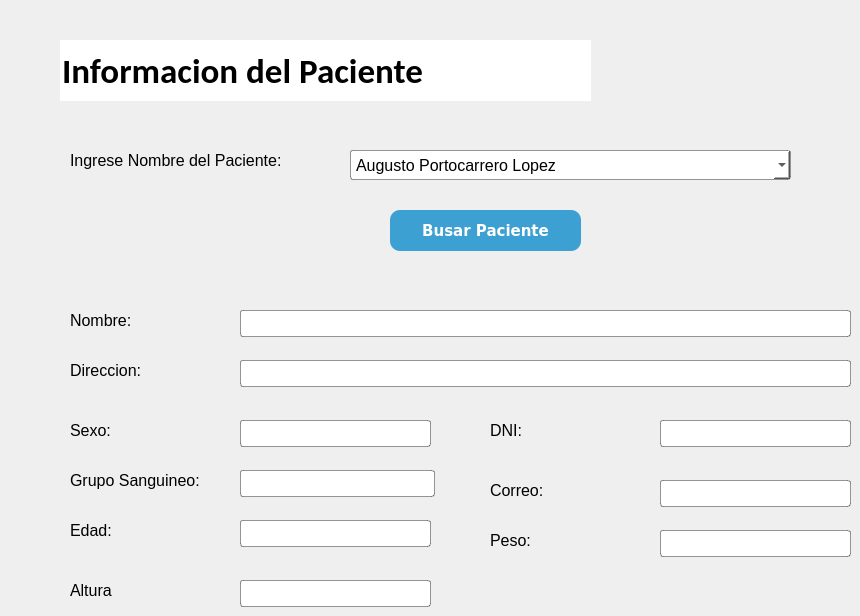
      <widget class="QWidget" name="tab_11">
       <attribute name="title">
        <string>Informacion Paciente</string>
       </attribute>
       <widget class="QPushButton" name="pushButton_2">
        <property name="enabled">
         <bool>true</bool>
        </property>
        <property name="geometry">
         <rect>
          <x>390</x>
          <y>210</y>
          <width>191</width>
          <height>41</height>
         </rect>
        </property>
        <property name="font">
         <font>
          <family>Verdana</family>
          <pointsize>11</pointsize>
          <weight>75</weight>
          <italic>false</italic>
          <bold>true</bold>
         </font>
        </property>
        <property name="cursor">
         <cursorShape>PointingHandCursor</cursorShape>
        </property>
        <property name="styleSheet">
         <string notr="true">background-color: rgb(60, 160, 210); 
border-radius: 10px; 
color: rgb(255, 255, 255)
</string>
        </property>
        <property name="text">
         <string>Busar Paciente</string>
        </property>
        <property name="icon">
         <iconset>
          <normaloff>../../.designer/backup/Iconos/historialmedico.png</normaloff>../../.designer/backup/Iconos/historialmedico.png</iconset>
        </property>
        <property name="iconSize">
         <size>
          <width>35</width>
          <height>35</height>
         </size>
        </property>
       </widget>
       <widget class="QLabel" name="label_24">
        <property name="geometry">
         <rect>
          <x>490</x>
          <y>420</y>
          <width>61</width>
          <height>21</height>
         </rect>
        </property>
        <property name="font">
         <font>
          <family>Arial</family>
          <pointsize>12</pointsize>
         </font>
        </property>
        <property name="styleSheet">
         <string notr="true">border-width: 0px</string>
        </property>
        <property name="text">
         <string>DNI:</string>
        </property>
       </widget>
       <widget class="QLineEdit" name="lineEdit_28">
        <property name="geometry">
         <rect>
          <x>240</x>
          <y>310</y>
          <width>611</width>
          <height>27</height>
         </rect>
        </property>
        <property name="font">
         <font>
          <family>Arial</family>
          <pointsize>12</pointsize>
         </font>
        </property>
        <property name="styleSheet">
         <string notr="true">background-color: rgb(255, 255, 255); border: 1px solid rgba(0,0,0, 0.4); border-radius: 3px</string>
        </property>
        <property name="text">
         <string/>
        </property>
        <property name="readOnly">
         <bool>false</bool>
        </property>
       </widget>
       <widget class="QLineEdit" name="lineEdit_27">
        <property name="geometry">
         <rect>
          <x>660</x>
          <y>530</y>
          <width>191</width>
          <height>27</height>
         </rect>
        </property>
        <property name="font">
         <font>
          <family>Arial</family>
          <pointsize>12</pointsize>
         </font>
        </property>
        <property name="cursor">
         <cursorShape>IBeamCursor</cursorShape>
        </property>
        <property name="styleSheet">
         <string notr="true">background-color: rgb(255, 255, 255);  border: 1px solid rgba(0,0,0, 0.4); border-radius: 3px</string>
        </property>
        <property name="inputMethodHints">
         <set>Qt::ImhDigitsOnly|Qt::ImhFormattedNumbersOnly</set>
        </property>
        <property name="text">
         <string/>
        </property>
        <property name="readOnly">
         <bool>false</bool>
        </property>
       </widget>
       <widget class="QLineEdit" name="lineEdit_12">
        <property name="geometry">
         <rect>
          <x>60</x>
          <y>40</y>
          <width>531</width>
          <height>61</height>
         </rect>
        </property>
        <property name="font">
         <font>
          <family>Calibri</family>
          <pointsize>26</pointsize>
          <weight>75</weight>
          <bold>true</bold>
         </font>
        </property>
        <property name="styleSheet">
         <string notr="true">border: none; background-image: transparent</string>
        </property>
        <property name="text">
         <string>Informacion del Paciente</string>
        </property>
       </widget>
       <widget class="QLabel" name="label_31">
        <property name="geometry">
         <rect>
          <x>70</x>
          <y>150</y>
          <width>261</width>
          <height>21</height>
         </rect>
        </property>
        <property name="font">
         <font>
          <family>Arial</family>
          <pointsize>12</pointsize>
         </font>
        </property>
        <property name="styleSheet">
         <string notr="true">border-width: 0px</string>
        </property>
        <property name="text">
         <string>Ingrese Nombre del Paciente:</string>
        </property>
       </widget>
       <widget class="QLineEdit" name="lineEdit_26">
        <property name="geometry">
         <rect>
          <x>240</x>
          <y>520</y>
          <width>191</width>
          <height>27</height>
         </rect>
        </property>
        <property name="font">
         <font>
          <family>Arial</family>
          <pointsize>12</pointsize>
         </font>
        </property>
        <property name="cursor">
         <cursorShape>IBeamCursor</cursorShape>
        </property>
        <property name="styleSheet">
         <string notr="true">background-color: rgb(255, 255, 255);  border: 1px solid rgba(0,0,0, 0.4); border-radius: 3px</string>
        </property>
        <property name="inputMethodHints">
         <set>Qt::ImhDigitsOnly|Qt::ImhFormattedNumbersOnly</set>
        </property>
        <property name="text">
         <string/>
        </property>
        <property name="readOnly">
         <bool>false</bool>
        </property>
       </widget>
       <widget class="QLabel" name="label_25">
        <property name="geometry">
         <rect>
          <x>70</x>
          <y>520</y>
          <width>61</width>
          <height>21</height>
         </rect>
        </property>
        <property name="font">
         <font>
          <family>Arial</family>
          <pointsize>12</pointsize>
         </font>
        </property>
        <property name="styleSheet">
         <string notr="true">border-width: 0px</string>
        </property>
        <property name="text">
         <string>Edad:</string>
        </property>
       </widget>
       <widget class="QLineEdit" name="lineEdit_25">
        <property name="geometry">
         <rect>
          <x>660</x>
          <y>480</y>
          <width>191</width>
          <height>27</height>
         </rect>
        </property>
        <property name="font">
         <font>
          <family>Arial</family>
          <pointsize>12</pointsize>
         </font>
        </property>
        <property name="cursor">
         <cursorShape>IBeamCursor</cursorShape>
        </property>
        <property name="styleSheet">
         <string notr="true">background-color: rgb(255, 255, 255);  border: 1px solid rgba(0,0,0, 0.4); border-radius: 3px</string>
        </property>
        <property name="inputMethodHints">
         <set>Qt::ImhDigitsOnly|Qt::ImhFormattedNumbersOnly</set>
        </property>
        <property name="text">
         <string/>
        </property>
        <property name="readOnly">
         <bool>false</bool>
        </property>
       </widget>
       <widget class="QLabel" name="label_29">
        <property name="geometry">
         <rect>
          <x>490</x>
          <y>480</y>
          <width>131</width>
          <height>21</height>
         </rect>
        </property>
        <property name="font">
         <font>
          <family>Arial</family>
          <pointsize>12</pointsize>
         </font>
        </property>
        <property name="styleSheet">
         <string notr="true">border-width: 0px</string>
        </property>
        <property name="text">
         <string>Correo:</string>
        </property>
       </widget>
       <widget class="QLineEdit" name="lineEdit_23">
        <property name="geometry">
         <rect>
          <x>660</x>
          <y>420</y>
          <width>191</width>
          <height>27</height>
         </rect>
        </property>
        <property name="font">
         <font>
          <family>Arial</family>
          <pointsize>12</pointsize>
         </font>
        </property>
        <property name="cursor">
         <cursorShape>IBeamCursor</cursorShape>
        </property>
        <property name="styleSheet">
         <string notr="true">background-color: rgb(255, 255, 255);  border: 1px solid rgba(0,0,0, 0.4); border-radius: 3px</string>
        </property>
        <property name="inputMethodHints">
         <set>Qt::ImhDigitsOnly|Qt::ImhFormattedNumbersOnly</set>
        </property>
        <property name="text">
         <string/>
        </property>
        <property name="readOnly">
         <bool>false</bool>
        </property>
       </widget>
       <widget class="QLineEdit" name="lineEdit_30">
        <property name="geometry">
         <rect>
          <x>240</x>
          <y>580</y>
          <width>191</width>
          <height>27</height>
         </rect>
        </property>
        <property name="font">
         <font>
          <family>Arial</family>
          <pointsize>12</pointsize>
         </font>
        </property>
        <property name="cursor">
         <cursorShape>IBeamCursor</cursorShape>
        </property>
        <property name="styleSheet">
         <string notr="true">background-color: rgb(255, 255, 255);  border: 1px solid rgba(0,0,0, 0.4); border-radius: 3px</string>
        </property>
        <property name="inputMethodHints">
         <set>Qt::ImhDigitsOnly|Qt::ImhFormattedNumbersOnly</set>
        </property>
        <property name="text">
         <string/>
        </property>
        <property name="readOnly">
         <bool>false</bool>
        </property>
       </widget>
       <widget class="QLabel" name="label_27">
        <property name="geometry">
         <rect>
          <x>70</x>
          <y>420</y>
          <width>131</width>
          <height>21</height>
         </rect>
        </property>
        <property name="font">
         <font>
          <family>Arial</family>
          <pointsize>12</pointsize>
          <weight>50</weight>
          <bold>false</bold>
         </font>
        </property>
        <property name="styleSheet">
         <string notr="true">border-width: 0px</string>
        </property>
        <property name="text">
         <string>Sexo:</string>
        </property>
       </widget>
       <widget class="QLineEdit" name="lineEdit_24">
        <property name="geometry">
         <rect>
          <x>240</x>
          <y>360</y>
          <width>611</width>
          <height>27</height>
         </rect>
        </property>
        <property name="font">
         <font>
          <family>Arial</family>
          <pointsize>12</pointsize>
         </font>
        </property>
        <property name="cursor">
         <cursorShape>IBeamCursor</cursorShape>
        </property>
        <property name="styleSheet">
         <string notr="true">background-color: rgb(255, 255, 255);  border: 1px solid rgba(0,0,0, 0.4); border-radius: 3px</string>
        </property>
        <property name="inputMethodHints">
         <set>Qt::ImhDigitsOnly|Qt::ImhFormattedNumbersOnly</set>
        </property>
        <property name="text">
         <string/>
        </property>
        <property name="readOnly">
         <bool>false</bool>
        </property>
       </widget>
       <widget class="QLineEdit" name="lineEdit_29">
        <property name="geometry">
         <rect>
          <x>240</x>
          <y>420</y>
          <width>191</width>
          <height>27</height>
         </rect>
        </property>
        <property name="font">
         <font>
          <family>Arial</family>
          <pointsize>12</pointsize>
         </font>
        </property>
        <property name="styleSheet">
         <string notr="true">background-color: rgb(255, 255, 255); border: 1px solid rgba(0,0,0, 0.4); border-radius: 3px</string>
        </property>
        <property name="text">
         <string/>
        </property>
        <property name="readOnly">
         <bool>false</bool>
        </property>
       </widget>
       <widget class="QLabel" name="label_30">
        <property name="geometry">
         <rect>
          <x>490</x>
          <y>530</y>
          <width>61</width>
          <height>21</height>
         </rect>
        </property>
        <property name="font">
         <font>
          <family>Arial</family>
          <pointsize>12</pointsize>
         </font>
        </property>
        <property name="styleSheet">
         <string notr="true">border-width: 0px</string>
        </property>
        <property name="text">
         <string>Peso:</string>
        </property>
       </widget>
       <widget class="QLineEdit" name="lineEdit_22">
        <property name="geometry">
         <rect>
          <x>240</x>
          <y>470</y>
          <width>195</width>
          <height>27</height>
         </rect>
        </property>
        <property name="font">
         <font>
          <family>Arial</family>
          <pointsize>12</pointsize>
         </font>
        </property>
        <property name="cursor">
         <cursorShape>IBeamCursor</cursorShape>
        </property>
        <property name="styleSheet">
         <string notr="true">background-color: rgb(255, 255, 255);  border: 1px solid rgba(0,0,0, 0.4); border-radius: 3px</string>
        </property>
        <property name="inputMethodHints">
         <set>Qt::ImhDigitsOnly|Qt::ImhFormattedNumbersOnly</set>
        </property>
        <property name="text">
         <string/>
        </property>
        <property name="readOnly">
         <bool>false</bool>
        </property>
       </widget>
       <widget class="QLabel" name="label_32">
        <property name="geometry">
         <rect>
          <x>70</x>
          <y>580</y>
          <width>61</width>
          <height>21</height>
         </rect>
        </property>
        <property name="font">
         <font>
          <family>Arial</family>
          <pointsize>12</pointsize>
         </font>
        </property>
        <property name="styleSheet">
         <string notr="true">border-width: 0px</string>
        </property>
        <property name="text">
         <string>Altura</string>
        </property>
       </widget>
       <widget class="QLabel" name="label_28">
        <property name="geometry">
         <rect>
          <x>70</x>
          <y>470</y>
          <width>161</width>
          <height>21</height>
         </rect>
        </property>
        <property name="font">
         <font>
          <family>Arial</family>
          <pointsize>12</pointsize>
         </font>
        </property>
        <property name="styleSheet">
         <string notr="true">border-width: 0px</string>
        </property>
        <property name="text">
         <string>Grupo Sanguineo:</string>
        </property>
       </widget>
       <widget class="QLabel" name="label_26">
        <property name="geometry">
         <rect>
          <x>70</x>
          <y>360</y>
          <width>131</width>
          <height>21</height>
         </rect>
        </property>
        <property name="font">
         <font>
          <family>Arial</family>
          <pointsize>12</pointsize>
         </font>
        </property>
        <property name="styleSheet">
         <string notr="true">border-width: 0px</string>
        </property>
        <property name="text">
         <string>Direccion:</string>
        </property>
       </widget>
       <widget class="QLabel" name="label_23">
        <property name="geometry">
         <rect>
          <x>70</x>
          <y>310</y>
          <width>81</width>
          <height>21</height>
         </rect>
        </property>
        <property name="font">
         <font>
          <family>Arial</family>
          <pointsize>12</pointsize>
         </font>
        </property>
        <property name="styleSheet">
         <string notr="true">border-width: 0px</string>
        </property>
        <property name="text">
         <string>Nombre:</string>
        </property>
       </widget>
       <widget class="QComboBox" name="comboBox_2">
        <property name="geometry">
         <rect>
          <x>350</x>
          <y>150</y>
          <width>441</width>
          <height>30</height>
         </rect>
        </property>
        <property name="font">
         <font>
          <family>Arial</family>
          <pointsize>12</pointsize>
         </font>
        </property>
        <property name="styleSheet">
         <string notr="true">background-color: rgb(255, 255, 255); 
border: 1px solid rgba(0,0,0, 0.4); 
border-radius: 3px;
padding-left: 5px</string>
        </property>
        <item>
         <property name="text">
          <string>Augusto Portocarrero Lopez</string>
         </property>
        </item>
        <item>
         <property name="text">
          <string>Esteban Raul Perez Dominguez</string>
         </property>
        </item>
        <item>
         <property name="text">
          <string>Jose Francisco Cordova Ramirez</string>
         </property>
        </item>
        <item>
         <property name="text">
          <string>Lisa Ramirez Cordova</string>
         </property>
        </item>
        <item>
         <property name="text">
          <string>Victor Ernesto Caballero Rodriguez</string>
         </property>
        </item>
       </widget>
      </widget>
